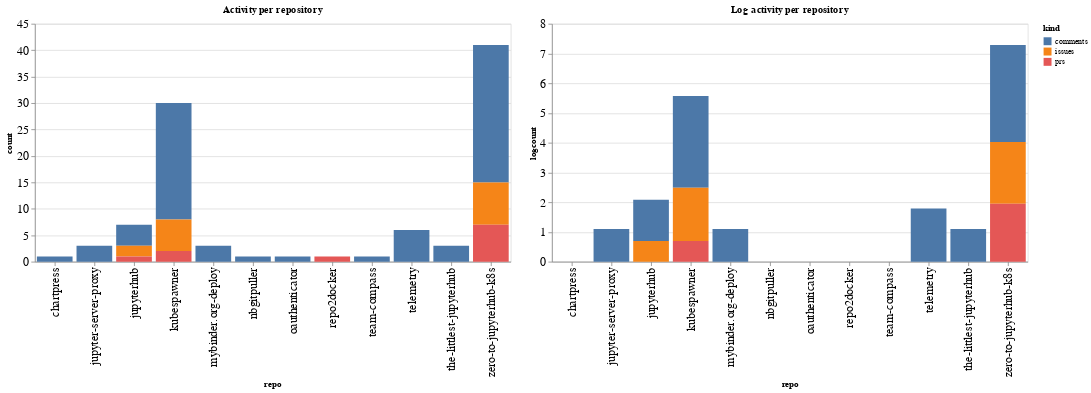

Write notebook code for a chart like this one.
### Code cell
ch1 = alt.Chart(repo_summaries, width=600, title="Activity per repository").mark_bar().encode(
    x='repo',
    y='count',
    color='kind',
    tooltip="kind"
)

ch2 = alt.Chart(repo_summaries, width=600, title="Log activity per repository").mark_bar().encode(
    x='repo',
    y='logcount',
    color='kind',
    tooltip="kind"
)

ch1 | ch2

### Figure 1 — Vega-Lite specification as saved in the notebook (floating-point values rounded to 4 significant figures)
{"config": {"axisLeft": {"labelFontSize": 15}, "axisBottom": {"labelFontSize": 15}}, "hconcat": [{"mark": "bar", "encoding": {"color": {"type": "nominal", "field": "kind"}, "tooltip": {"type": "nominal", "field": "kind"}, "x": {"type": "nominal", "field": "repo"}, "y": {"type": "quantitative", "field": "count"}}, "title": "Activity per repository", "width": 600}, {"mark": "bar", "encoding": {"color": {"type": "nominal", "field": "kind"}, "tooltip": {"type": "nominal", "field": "kind"}, "x": {"type": "nominal", "field": "repo"}, "y": {"type": "quantitative", "field": "logcount"}}, "title": "Log activity per repository", "width": 600}], "data": {"name": "data-84955c19e2bdb604ee240a3f8befdbc2"}, "$schema": "https://vega.github.io/schema/vega-lite/v4.8.1.json", "datasets": {"data-84955c19e2bdb604ee240a3f8befdbc2": [{"repo": "chartpress", "kind": "comments", "count": 1, "logcount": 0.0}, {"repo": "jupyter-server-proxy", "kind": "comments", "count": 3, "logcount": 1.099}, {"repo": "jupyterhub", "kind": "comments", "count": 4, "logcount": 1.386}, {"repo": "jupyterhub", "kind": "issues", "count": 2, "logcount": 0.6931}, {"repo": "jupyterhub", "kind": "prs", "count": 1, "logcount": 0.0}, {"repo": "kubespawner", "kind": "comments", "count": 22, "logcount": 3.091}, {"repo": "kubespawner", "kind": "issues", "count": 6, "logcount": 1.792}, {"repo": "kubespawner", "kind": "prs", "count": 2, "logcount": 0.6931}, {"repo": "mybinder.org-deploy", "kind": "comments", "count": 3, "logcount": 1.099}, {"repo": "nbgitpuller", "kind": "comments", "count": 1, "logcount": 0.0}, {"repo": "oauthenticator", "kind": "comments", "count": 1, "logcount": 0.0}, {"repo": "repo2docker", "kind": "prs", "count": 1, "logcount": 0.0}, {"repo": "team-compass", "kind": "comments", "count": 1, "logcount": 0.0}, {"repo": "telemetry", "kind": "comments", "count": 6, "logcount": 1.792}, {"repo": "the-littlest-jupyterhub", "kind": "comments", "count": 3, "logcount": 1.099}, {"repo": "zero-to-jupyterhub-k8s", "kind": "comments", "count": 26, "logcount": 3.258}, {"repo": "zero-to-jupyterhub-k8s", "kind": "issues", "count": 8, "logcount": 2.079}, {"repo": "zero-to-jupyterhub-k8s", "kind": "prs", "count": 7, "logcount": 1.946}]}}
